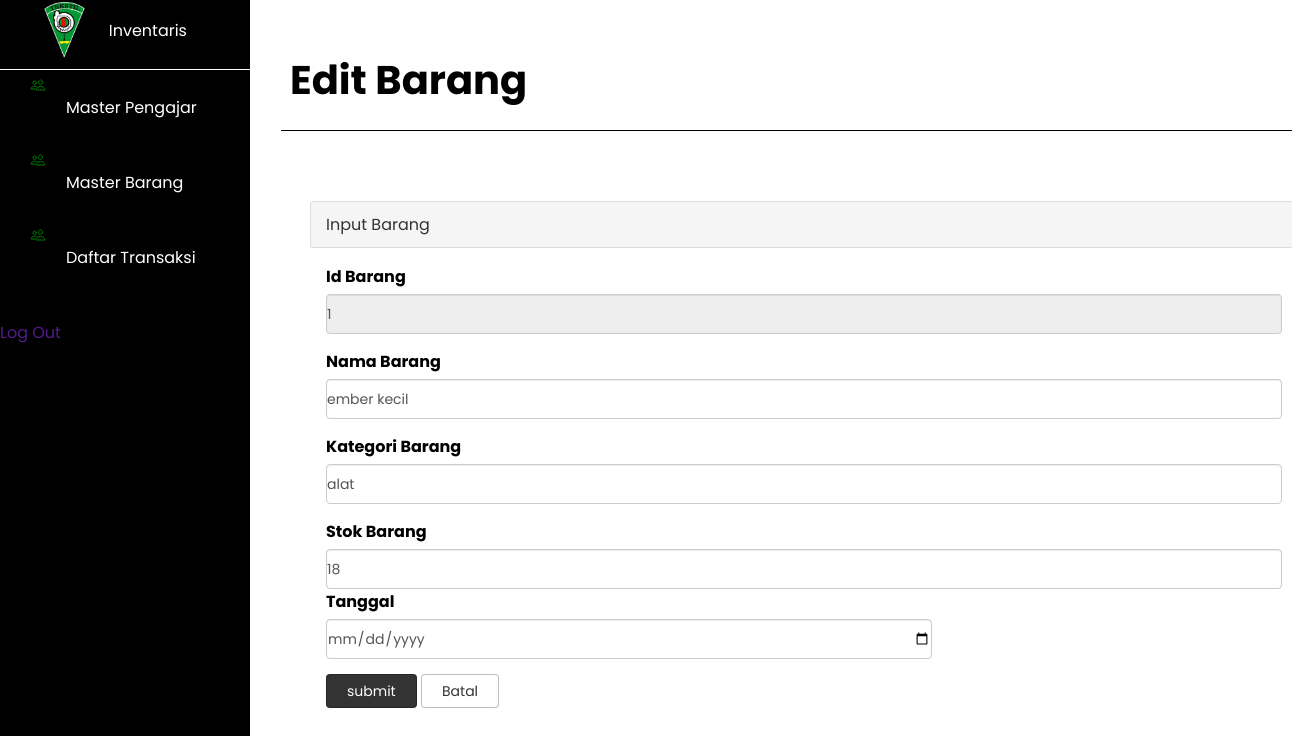
Screenshot of /PWPBQUIZ/formubah.php?id=1 with the database file from the repository.
### tables this page shows
CREATE TABLE `tb_barang` (
  `id_barang` int(11) NOT NULL,
  `nama_barang` varchar(50) NOT NULL,
  `kategori_barang` varchar(50) NOT NULL,
  `stok` int(5) NOT NULL
);

### PWPBQUIZ/formubah.php (the view, shortened to what this page needs)
<!DOCTYPE html>
<html lang="en">
  <head>
    <link rel="stylesheet" href="css/st.css" />
    <?php
        include "proses/koneksi_db.php";
        $sql = mysqli_query($koneksi, "select * from tb_barang where id_barang='$_GET[id]'");
        $data = mysqli_fetch_array($sql);
    ?>
  </head>
  <body>
    <nav>
    <div class="container">
      <div class="navigation">
        <div class="inventaris-text">
          <img src="foto/logo.png" alt="">
            <p>Inventaris</p>
        </div>
        <div class="menu-toggle"></div>
        <ul class="list">
          <li>
            <div class="icon">
              <ion-icon name="people-outline"></ion-icon>
            </div>
              <a href="#">Master Pengajar</a>
          </li>
          <li>
            <div class="icon">
              <ion-icon name="people-outline"></ion-icon>
            </div>
            <a href="#">Master Barang</a>
          </li>
          <li>
            <div class="icon">
              <ion-icon name="people-outline"></ion-icon>
            </div>
            <a href="#">Daftar Transaksi</a>
          </li>
        </ul>
        <ul>
            <li>
                <div class="icon">
                    <ion-icon name=""></ion-icon>
                </div>
                <a href="">Log Out</a>
            </li>
        </ul>
      </div>
    </div>
    </nav>
    <section>
        <div class="bg-form">
            <div class="header">
                <h1 class="pageheader">Edit Barang</h1>
            </div>
            <div class="garis2"></div>
            <div class="bg-from2">
                <div class="panel panel-default">
                    <div class="panel-text">Input Barang</div>
                    <div class="panel-body">
                        <div class="row">
                            <div class="pageform">
                                <form action="" method="post" id="formp">
                                    <div class="form-grup">
                                        <label> Id Barang</label>
                                        <input type="text" name="idb" id="idb" value="<?php echo $data['id_barang']?>" class="form-control" readonly>
                                    </div>
                                    <div class="form-grup">
                                        <label>Nama Barang</label>
                                        <input type="text" name="nmb" id="nmb" value="<?php echo $data['nama_barang']?>" class="form-control" required>
                                    </div>
                                    <div class="form-grup">
                                        <label >Kategori Barang</label>
                                        <input type="text" name="kat" id="kat" value="<?php echo $data['kategori_barang']?>" class="form-control" required>
                                    </div>
                                    <div class="form-barang">
                                        <label>Stok Barang</label>
                                        <input type="number" name="stk" id="stk" value="<?php echo $data['stok']?>" class="form-control" placeholder="Masukan Jumlah " name="jumlah" required>
                                    </div>
                            </div>
                            <div class="pageform">
                                <div class="form-grup">
                                    <label>Tanggal</label>
                                    <input type="date" placeholder="tanggal pengembalian" class="form-control" name="waktup">
                                </div>
                                <button type="sumbit" name="masuk" id="masuk" style="background-color: #333; color: #fff;" class="btn">submit</button>
                                <a href="" class="btn btn-default">Batal</a>
                            </div>
                        </div>
                    </div>
                </div>
            </div>
        </div>
    </section>
    </body>
</html>

### PWPBQUIZ/css/st.css (style rules this page uses)
* { margin: 0; padding: 0; box-sizing: border-box; font-family: 'Poppins',sans-serif; }
.navigation { position: fixed; inset: 0 50px 0px 0px; width: 250px; min-height: 200px; background:black; }
.navigation .menu-toggle { position: absolute; top: 0; left: 0; width: 100%; height: 70px; border-bottom: 1px solid #fff; cursor: pointer; display: flex; justify-content: flex-start; align-items: center; padding: 0 20px; }
.navigation .list li { list-style: none; padding: 5px 30px; display: flex; justify-content: left; color: green; align-items: flex-start; }
.navigation .list li a { text-decoration: none; padding: -10px 20px; margin: 20px 20px; color: #fff; }
.inventaris-text { width: 50%; height: 10%; display: flex; align-items: center; padding: 0px 20px 0px; margin-top: -10px; color: #fff; }
.inventaris-text img { width: 150px; height: 60px; display: flex; align-items: center; justify-content: center; align-items: center; }
.bg-form { width: 83%; margin: 20px 280px; padding: 30px 10px; }
.bg-from2 { padding: 30px 30px; margin: 40px -10px; }
.bg-form .header h1 { font-size: 40px; }
.garis2 { border-bottom: 1px solid black; width: 101%; height: 5px; padding: 10px ; margin: 0px -9px; }
.panel-default>.panel-text { color: #333; background-color: #f5f5f5; border-color: #ddd; }
.panel-text { padding: 10px 15px; border: 1px solid transparent; border-top-left-radius: 3px; border-top-right-radius: 3px; }
.panel-body { padding: 16px; }
.row { margin-left: -15px; margin-right: -15px; }
.pageform { position: relative; min-height: 1px; padding-right: 500px; float: left; padding-left: 15px; }
.form-grup { margin-bottom: 15px; }
label { display: inline-block; max-width: 100%; margin-bottom: 5px; font-weight: 700; }
.form-control[readonly] { background-color: #eee; opacity: 1; }
.form-control { display: block; width: 350%; height: 40px; padding: 6px -10px; font-size: 14px; line-height: 14px; line-height: 1.42857143; color: #555; background-color: #fff; background-image: none; border: 1px solid #ccc; border-radius: 4px; -webkit-box-shadow: inset 0 1px 1px rgb(0 0 0 / 8%); box-shadow: inset 0 1px 1px rgb(0 0 0 / 8%); -webkit-transition: border-color ease-in-out .15s,-webkit-box-shadow ease-in-out .15s; -o-transition: border-color ease-in-out .15s,box-shadow ease-in-out .15s; transition: border-color ease-in-out .15s,box-shadow ease-in-out .15s; }
.btn-default { color: #333; background-color: #fff; border-color: rgb(0, 0, 0); }
.btn { display: inline-block; padding: 6px 20px; margin-bottom: 0; font-size: 14px; font-weight: 400; line-height: 1.42857143; text-align: center; white-space: nowrap; vertical-align: middle; -ms-touch-action: manipulation; touch-action: manipulation; cursor: pointer; -webkit-user-select: none; -moz-user-select: none; -ms-user-select: none; user-select: none; background-image: none; border: 1px solid transparent; border-radius: 4px; border-color: rgba(0, 0, 0, 0.25); }
a { text-decoration: none; }

### rows the page displays
tb_barang: idb "1", nmb "ember kecil", kat "alat", stk "18"
